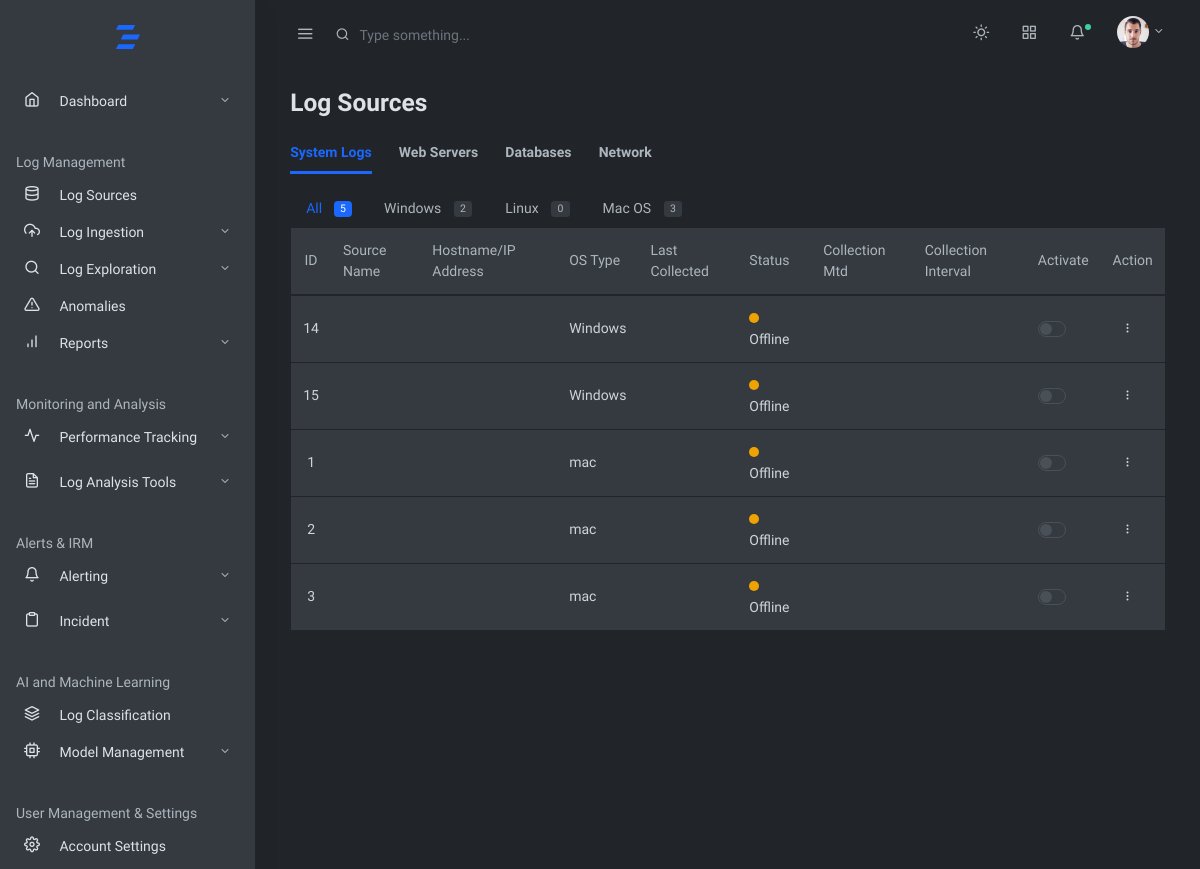
The page /log-sources/ on the database as committed earlier.
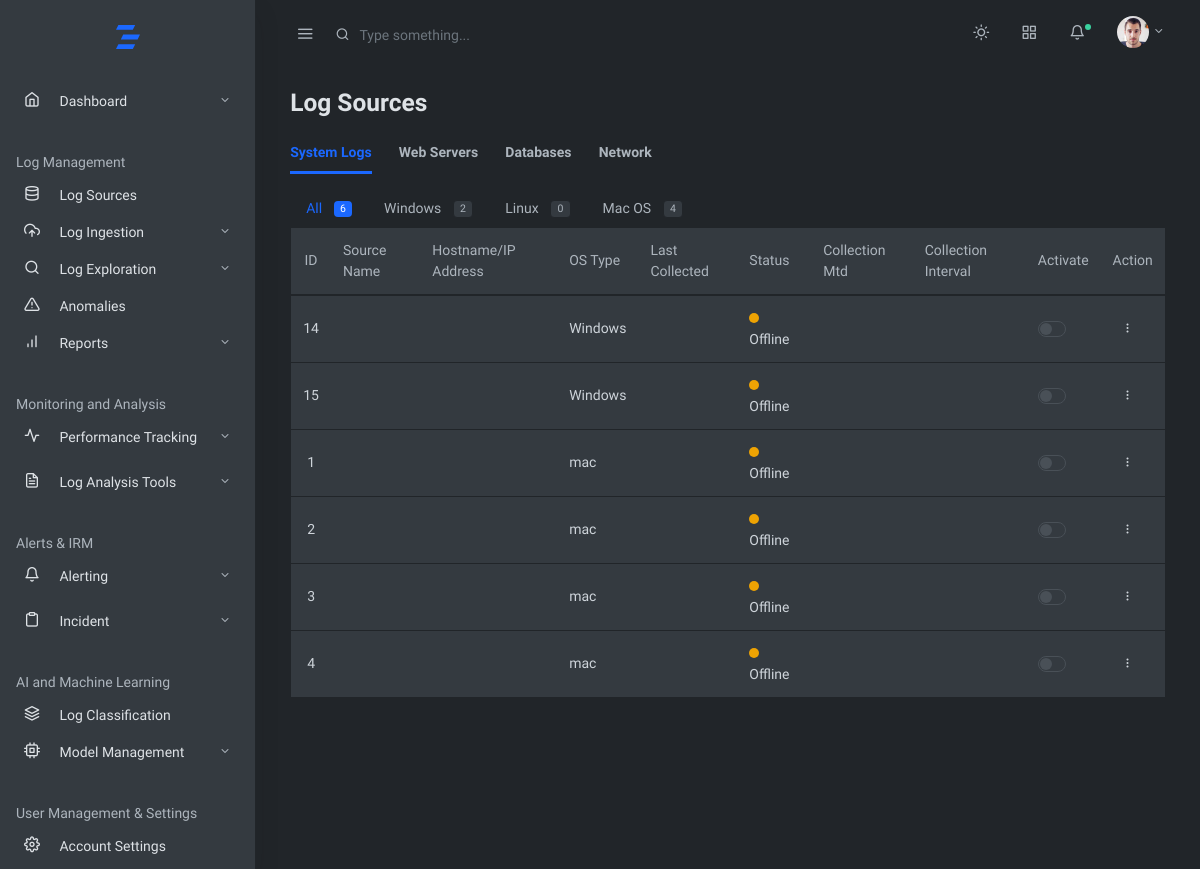
The same page on the database as committed later.
### log_management_app/models.py (models this page shows, shortened)
class WindowsLogFile(models.Model):
    source_name=models.CharField(max_length=20, blank=True, null=True)
    os_type=models.CharField(max_length=50,default='Windows')
    file = models.FileField(upload_to='uploaded_logs/windows/')
    uploaded_at = models.DateTimeField(auto_now_add=True)

class MacLogFile(models.Model):
    source_name=models.CharField(max_length=20, blank=True, null=True)
    os_type=models.CharField(max_length=50,default='mac')
    file = models.FileField(upload_to='uploaded_logs/mac/')
    uploaded_at = models.DateTimeField(auto_now_add=True)

### log_management_app/views.py (the view)
# urls.py: path('log-sources/', views.logsources, name='logsources'),
def logsources(request, os_type=None, server_type=None, db_type=None, network_type=None):
    system_logs = []
    webserver_logs = []
    database_logs = []
    network_logs = []
    log_sources_windows = list(chain(
        WindowsLogFile.objects.all(),
    ))
    log_sources_linux = list(chain(
        LinuxLogFile.objects.all(),
    ))
    log_sources_macos = list(chain(
        MacLogFile.objects.all(),
    ))
    apache_logs = list(chain(
        ApacheLogFile.objects.all(),
    ))
    nginx_logs = list(chain(
        NginxLogFile.objects.all(),
    ))
    iis_logs = list(chain(
        IISLogFile.objects.all(),
    ))
    mysql_logs = list(chain(
        MysqlLogStream.objects.all(),
        MysqlLogFileStream.objects.all(),
        MysqlPerfLogs.objects.all()
    ))
    postgres_logs = list(chain(
        PostgresLogStream.objects.all(),
        PostgresLogFileStream.objects.all(),
        PostgresPerfLogs.objects.all()
    ))
    mongodb_logs = list(chain(
        MongodbLogStream.objects.all(),
        MongodbLogFileStream.objects.all(),
        MongodbPerfLogs.objects.all()
    ))
    if os_type:
        if os_type == 'windows':
            system_logs = log_sources_windows
        elif os_type == 'linux':
            system_logs = log_sources_linux
        elif os_type == 'macos':
            system_logs = log_sources_macos
    else:
        system_logs = list(chain(log_sources_windows, log_sources_linux, log_sources_macos))
    if server_type:
        if server_type == 'apache':
            webserver_logs = apache_logs
        elif server_type == 'nginx':
            webserver_logs = nginx_logs
        elif server_type == 'iis':
            webserver_logs = iis_logs
    else:
        webserver_logs = list(chain(apache_logs, nginx_logs, iis_logs))
    if db_type:
        if db_type == 'mysql':
            database_logs = mysql_logs
        elif db_type == 'postgres':
            database_logs = postgres_logs
        elif db_type == 'mongo':
            database_logs = mongodb_logs
    else:
        database_logs = list(chain(mysql_logs, postgres_logs, mongodb_logs))
    if network_type:
        pass
    else:
        pass
    all_count = len(webserver_logs)
    apache_count = len(apache_logs)
    nginx_count = len(nginx_logs)
    iis_count = len(iis_logs)
    windows_count = len(log_sources_windows)
    linux_count = len(log_sources_linux)
    mac_count = len(log_sources_macos)
    total_system_logs_count = windows_count + linux_count + mac_count
    mysql_count = len(mysql_logs)
    postgres_count = len(postgres_logs)
    mongo_count = len(mongodb_logs)
    total_db_logs_count = mysql_count + postgres_count + mongo_count
    context = {
        'all_count': all_count,
        'apache_count': apache_count,
        'nginx_count': nginx_count,
        'iis_count': iis_count,
        'windows_count': windows_count,
        'linux_count': linux_count,
        'mac_count': mac_count,
        'total_system_logs_count': total_system_logs_count,
        'mysql_count': mysql_count,
        'postgres_count': postgres_count,
        'mongo_count': mongo_count,
        'total_db_logs_count': total_db_logs_count,
        'log_sources': system_logs,
        'webserver_logs': webserver_logs,
        'database_logs': database_logs,
        'network_logs': network_logs,  # Add network logs to context
        'os_type': os_type,
        'server_type': server_type,
        'db_type': db_type,
        'network_type': network_type,  # Include network_type in context
    }
    return render(request, 'baseapp/logsources/logsources.html', context)

### log_management_app/templates/baseapp/logsources/logsources.html (shortened to what the changed rows need)
{% extends 'mainhome.html' %}
{% block content %}
<div class="container-fluid">
  <div class="row justify-content-center">
    <div class="col-12">
      <h2 class="h3 mb-3 page-title">Log Sources</h2>
      <div class="row mb-4 items-align-center">
        <div class="col-md">
          <div class="tab-content" id="myTabContent">
            <div class="tab-pane fade {% if not server_type and not db_type and not network_type %}show active{% endif %}" id="system-logs" role="tabpanel" aria-labelledby="system-logs-tab">
              <ul class="nav nav-pills">
                <li class="nav-item">
                  <a class="nav-link {% if not os_type %}active bg-transparent text-primary{% else %}text-muted{% endif %}" href="{% url 'logsources' %}">
                      All
                      <span class="badge badge-pill {% if not os_type %}bg-primary text-white{% else %}bg-white border text-muted{% endif %} ml-2">{{total_system_logs_count}}</span>
                  </a>
                </li>
                <li class="nav-item">
                  <a class="nav-link {% if os_type == 'macos' %}active bg-transparent text-primary{% else %}text-muted{% endif %}" href="{% url 'logsources_os' os_type='macos' %}">
                      Mac OS
                      <span class="badge badge-pill {% if os_type == 'macos' %}bg-primary text-white{% else %}bg-white border text-muted{% endif %} ml-2">{{mac_count}}</span>
                  </a>
                </li>
              </ul>
              <table class="table border table-hover bg-white">
                <thead>
                  <tr role="row">
                    <th class="text-center">ID</th>
                    <th class="text-left">Source Name</th>
                    <th class="text-left">Hostname/IP Address</th>
                    <th class="text-left">OS Type</th>
                    <th class="text-left">Last Collected</th>
                    <th class="text-left">Status</th>
                    <th class="text-left">Collection Mtd</th>
                    <th class="text-left">Collection Interval</th>
                    <th class="text-left">Activate</th>
                    <th class="text-left">Action</th>
                  </tr>
                </thead>
                <tbody>
                  {% for log_source in log_sources %}
                  <tr>
                    <td class="text-center">{{log_source.id}}</td>
                    <td class="text-left">{{log_source.log_source_name}}</td>
                    <td class="text-left">{{log_source.hostname_ip_address}}</td>
                    <td class="text-left">{{log_source.os_type}}</td>
                    <td class="text-left">{{log_source.created_at}}</td>
                    {% if log_source.status == 'Online' %}
                    <td class="text-left"><span class="dot dot-lg bg-success mr-2"></span>Online</td>
                    {% else %}
                    <td class="text-left"><span class="dot dot-lg bg-warning mr-2"></span>Offline</td>
                    {% endif %}
                    <td class="text-left">{{log_source.collection_mtd}}</td>
                    <td class="text-center">{{log_source.collection_interval}}</td>
                    <td class="text-left">
                      <div class="custom-control custom-switch">
                      </div>
                    </td>
                    <td class="text-left">
                      <div class="dropdown">
                        <button class="btn btn-sm dropdown-toggle more-vertical" type="button" data-toggle="dropdown" aria-haspopup="true" aria-expanded="false">
                        </button>
                      </div>
                    </td>
                  </tr>
                  {% endfor %}
                </tbody>
              </table>
            </div>
          </div>
        </div>
      </div>
    </div>
  </div>
</div>
{% endblock %}

Rows that differ between the two databases and show on the page:
added MacLogFile: id "4", os_type "mac"
Other text that changed with them:
{{ total_system_logs_count }}: "5" → "6"
{{ mac_count }}: "3" → "4"
